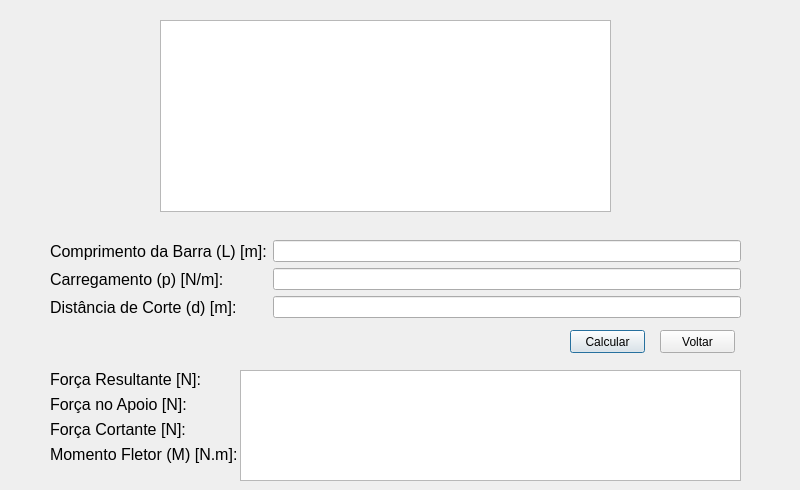
<?xml version="1.0" encoding="UTF-8"?>
<ui version="4.0">
 <class>Dialog</class>
 <widget class="QDialog" name="Dialog">
  <property name="geometry">
   <rect>
    <x>0</x>
    <y>0</y>
    <width>800</width>
    <height>490</height>
   </rect>
  </property>
  <property name="windowTitle">
   <string>Exemplo 1</string>
  </property>
  <widget class="QTextBrowser" name="textBrowser">
   <property name="geometry">
    <rect>
     <x>160</x>
     <y>20</y>
     <width>451</width>
     <height>192</height>
    </rect>
   </property>
   <property name="html">
    <string>&lt;!DOCTYPE HTML PUBLIC &quot;-//W3C//DTD HTML 4.0//EN&quot; &quot;http://www.w3.org/TR/REC-html40/strict.dtd&quot;&gt;
&lt;html&gt;&lt;head&gt;&lt;meta name=&quot;qrichtext&quot; content=&quot;1&quot; /&gt;&lt;style type=&quot;text/css&quot;&gt;
p, li { white-space: pre-wrap; }
&lt;/style&gt;&lt;/head&gt;&lt;body style=&quot; font-family:'MS Shell Dlg 2'; font-size:8.25pt; font-weight:400; font-style:normal;&quot;&gt;
&lt;p align=&quot;center&quot; style=&quot; margin-top:0px; margin-bottom:0px; margin-left:0px; margin-right:0px; -qt-block-indent:0; text-indent:0px;&quot;&gt;&lt;img src=&quot;:/images/Exercício 2.jpg&quot; /&gt;&lt;/p&gt;&lt;/body&gt;&lt;/html&gt;</string>
   </property>
  </widget>
  <widget class="QWidget" name="formLayoutWidget">
   <property name="geometry">
    <rect>
     <x>50</x>
     <y>240</y>
     <width>691</width>
     <height>81</height>
    </rect>
   </property>
   <layout class="QFormLayout" name="formLayout_2">
    <item row="0" column="0">
     <widget class="QLabel" name="label">
      <property name="font">
       <font>
        <pointsize>12</pointsize>
       </font>
      </property>
      <property name="text">
       <string>Comprimento da Barra (L) [m]:</string>
      </property>
     </widget>
    </item>
    <item row="0" column="1">
     <widget class="QLineEdit" name="lineEdit"/>
    </item>
    <item row="1" column="0">
     <widget class="QLabel" name="label_2">
      <property name="font">
       <font>
        <pointsize>12</pointsize>
       </font>
      </property>
      <property name="text">
       <string>Carregamento (p) [N/m]:</string>
      </property>
     </widget>
    </item>
    <item row="1" column="1">
     <widget class="QLineEdit" name="lineEdit_2"/>
    </item>
    <item row="2" column="0">
     <widget class="QLabel" name="label_11">
      <property name="font">
       <font>
        <pointsize>12</pointsize>
       </font>
      </property>
      <property name="text">
       <string>Distância de Corte (d) [m]:</string>
      </property>
     </widget>
    </item>
    <item row="2" column="1">
     <widget class="QLineEdit" name="lineEdit_3"/>
    </item>
   </layout>
  </widget>
  <widget class="QPushButton" name="pushButton">
   <property name="geometry">
    <rect>
     <x>570</x>
     <y>330</y>
     <width>75</width>
     <height>23</height>
    </rect>
   </property>
   <property name="text">
    <string>Calcular</string>
   </property>
  </widget>
  <widget class="QPushButton" name="pushButton_2">
   <property name="geometry">
    <rect>
     <x>660</x>
     <y>330</y>
     <width>75</width>
     <height>23</height>
    </rect>
   </property>
   <property name="text">
    <string>Voltar</string>
   </property>
  </widget>
  <widget class="QWidget" name="formLayoutWidget_2">
   <property name="geometry">
    <rect>
     <x>50</x>
     <y>370</y>
     <width>691</width>
     <height>173</height>
    </rect>
   </property>
   <layout class="QFormLayout" name="formLayout_3">
    <item row="0" column="0">
     <widget class="QLabel" name="label_7">
      <property name="font">
       <font>
        <pointsize>12</pointsize>
       </font>
      </property>
      <property name="text">
       <string>Força Resultante [N]:</string>
      </property>
     </widget>
    </item>
    <item row="0" column="1">
     <widget class="QLabel" name="label_8">
      <property name="font">
       <font>
        <pointsize>12</pointsize>
       </font>
      </property>
      <property name="text">
       <string/>
      </property>
     </widget>
    </item>
    <item row="1" column="0">
     <widget class="QLabel" name="label_9">
      <property name="font">
       <font>
        <pointsize>12</pointsize>
       </font>
      </property>
      <property name="text">
       <string>Força no Apoio [N]:</string>
      </property>
     </widget>
    </item>
    <item row="1" column="1">
     <widget class="QLabel" name="label_10">
      <property name="font">
       <font>
        <pointsize>12</pointsize>
       </font>
      </property>
      <property name="text">
       <string/>
      </property>
     </widget>
    </item>
    <item row="2" column="0">
     <widget class="QLabel" name="label_3">
      <property name="font">
       <font>
        <pointsize>12</pointsize>
       </font>
      </property>
      <property name="text">
       <string>Força Cortante [N]:</string>
      </property>
     </widget>
    </item>
    <item row="2" column="1">
     <widget class="QLabel" name="label_4">
      <property name="font">
       <font>
        <pointsize>12</pointsize>
       </font>
      </property>
      <property name="text">
       <string/>
      </property>
     </widget>
    </item>
    <item row="3" column="0">
     <widget class="QLabel" name="label_5">
      <property name="font">
       <font>
        <pointsize>12</pointsize>
       </font>
      </property>
      <property name="text">
       <string>Momento Fletor (M) [N.m]:</string>
      </property>
     </widget>
    </item>
    <item row="3" column="1">
     <widget class="QLabel" name="label_6">
      <property name="font">
       <font>
        <pointsize>12</pointsize>
       </font>
      </property>
      <property name="text">
       <string/>
      </property>
     </widget>
    </item>
   </layout>
  </widget>
  <widget class="QLabel" name="label_12">
   <property name="geometry">
    <rect>
     <x>0</x>
     <y>0</y>
     <width>800</width>
     <height>490</height>
    </rect>
   </property>
   <property name="text">
    <string/>
   </property>
   <property name="pixmap">
    <pixmap resource="resources/resources.qrc">:/images/exercicio1_2.jpg</pixmap>
   </property>
  </widget>
  <widget class="QTextBrowser" name="textBrowser_2">
   <property name="geometry">
    <rect>
     <x>240</x>
     <y>370</y>
     <width>501</width>
     <height>111</height>
    </rect>
   </property>
  </widget>
  <zorder>label_12</zorder>
  <zorder>textBrowser_2</zorder>
  <zorder>textBrowser</zorder>
  <zorder>formLayoutWidget</zorder>
  <zorder>pushButton</zorder>
  <zorder>pushButton_2</zorder>
  <zorder>formLayoutWidget_2</zorder>
 </widget>
 <resources>
  <include location="resources/resources.qrc"/>
 </resources>
 <connections>
  <connection>
   <sender>pushButton_2</sender>
   <signal>clicked()</signal>
   <receiver>Dialog</receiver>
   <slot>close()</slot>
   <hints>
    <hint type="sourcelabel">
     <x>697</x>
     <y>321</y>
    </hint>
    <hint type="destinationlabel">
     <x>399</x>
     <y>174</y>
    </hint>
   </hints>
  </connection>
 </connections>
</ui>
